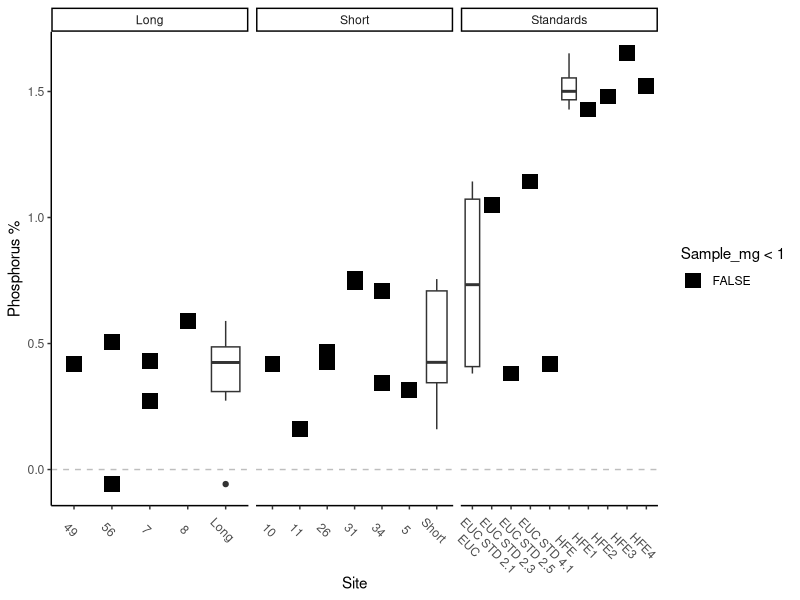
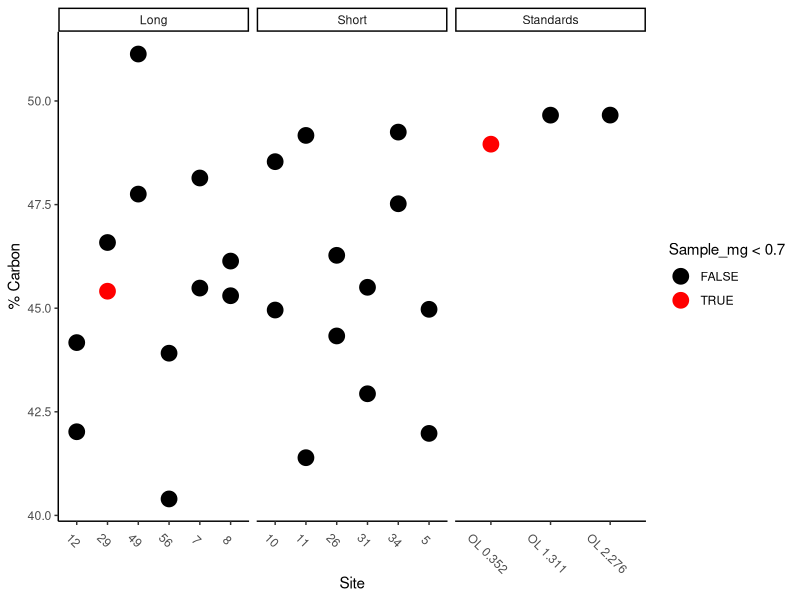
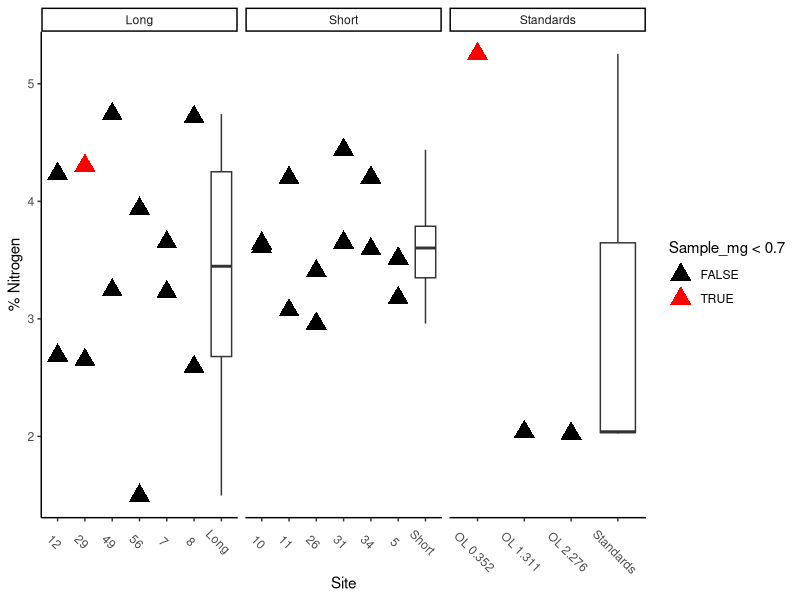
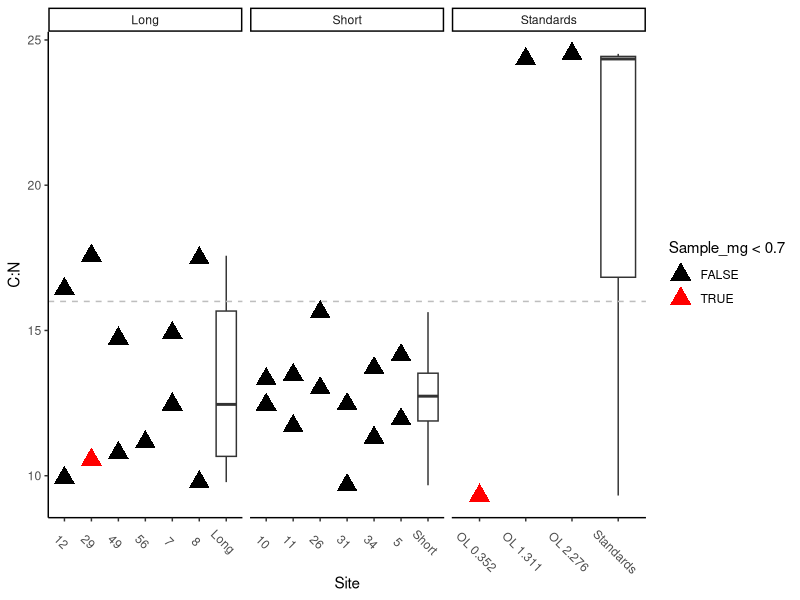
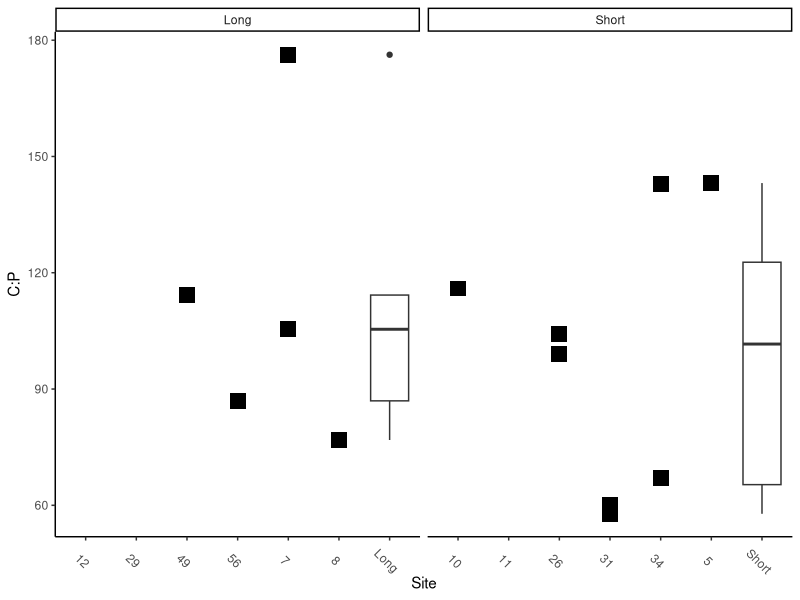
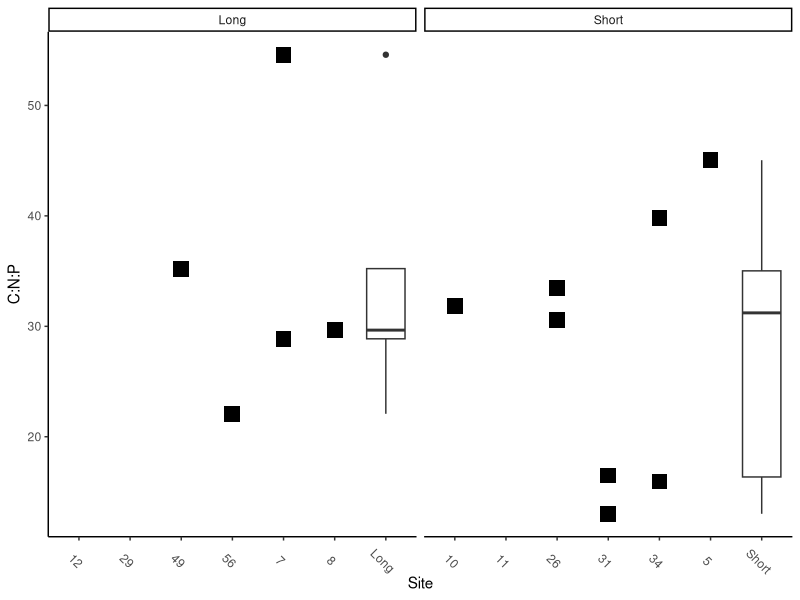

Generate these figures, in order, with R: (Note: this script raises an error after producing the figures.)
library(dplyr)
library(tidyr)
library(readr)
library(readxl)
library(ggplot2)
library(stringr)


DW_CNP <- read_excel("Raw_data/DW_subsample_DNA_CNP.xlsx")
Bag_Site<-read_excel('Processed_data/All_Bag_Site_Info.xlsx')

Manual_Calc_Total_P <- read_excel("Raw_data/Stoich/Manual Calc_Total P.xlsx", 
                                  sheet = "2nd Run")

################## Second Round###########


###### Total_P ###
  
Total_P<-Manual_Calc_Total_P%>%
    rename(Phos= `This is what I think Numbers should be`,
           Sample =`Sample ID`)%>%
    mutate( Sample = replace(Sample, row_number() %in% c(1, 5, 12), c(5.1, 10.2, 34.2)))%>%
  # left_join(First_Run%>%select(Sample, P_mg_Kg_Sol)%>% rename(First_Phos= P_mg_Kg_Sol ))%>%
   left_join(Bag_Site %>% select(Site,Transect,Fire.Interval,Fire.Severity)%>% unique()%>%
                  mutate(Sample = paste(Site, Transect, sep = "."))
               , by = 'Sample')%>%
    filter(!str_detect(Sample, 'STAND|C C|MID|BLANK'))%>%
  select(Site,Transect,Sample,Sample_mg, Fire.Interval, Fire.Severity,Percent_Phos)%>%
  mutate(Site= if_else(is.na(Site),Sample,Site),
  Fire.Interval= if_else(is.na(Fire.Interval),'Standards',Fire.Interval),
  Fire.Severity= if_else(is.na(Fire.Severity),'Standards',Fire.Severity),
  Stan_Group = ifelse(Fire.Interval == 'Standards', substr(Site, 1, 3), Fire.Interval))
  
  
Total_P%>%
  filter(Sample_mg>1)%>%
  ggplot(aes(x=Site, y=Percent_Phos) )+ 
  geom_point(aes( color = Sample_mg < 1), size = 5,shape= 'square') +
  geom_boxplot(aes(x=Stan_Group))+
  scale_color_manual(values = c("TRUE" = "red", "FALSE" = "black")) +
  facet_grid(~Fire.Interval, scales = 'free_x')+
  ylab('Phosphorus %')+
  scale_y_continuous(breaks=seq(-1.5,2,by=.5))+
  geom_hline(yintercept = 0, linetype = "dashed", color = "grey") +
  theme_classic()+
  theme(axis.text.x = element_text(angle = -45, hjust = 0.5))

#CN
Hyphae_CN <- read_excel("Raw_data/Stoich/Solomon Hyphae CN calc_11.07.24.xlsx", skip = 44)[-4,]
CN_Hyphae_ID <- read_excel("Raw_data/Stoich/CN_Hyphae.xlsx")
Bag_Site<-read_excel('Processed_data/All_Bag_Site_Info.xlsx')


CNH<-Hyphae_CN%>%
  rename(Carbon=`Sample C calc %`,
         Nitrogen = `Sample N calc %`,
         Hydrogen= `Sample H calc %`,
         Sample_mg = `Sample mg`)%>%
  left_join(CN_Hyphae_ID%>%rename(ID=Well_ID))%>%mutate(Sample=as.character(Sample))%>%
  left_join(Bag_Site %>% select(Site,Transect, Fire.Interval, Fire.Severity)%>% unique()%>%
              mutate(Sample = paste(Site, Transect, sep = ".")))%>%
  select(Site,Transect,Sample,ID, Fire.Interval, Fire.Severity,Carbon, Nitrogen,Hydrogen,Sample_mg)%>%
  mutate(Site= if_else(is.na(Site),ID,Site),
         Fire.Interval= if_else(is.na(Fire.Interval),'Standards',Fire.Interval),
         Fire.Severity= if_else(is.na(Fire.Severity),'Standards',Fire.Severity),
         C_N = Carbon/Nitrogen)



CNH%>%
  ggplot(aes(x=Site) )+ 
  geom_point(aes(y=Carbon, color = Sample_mg < .7), size = 5) +
  scale_color_manual(values = c("TRUE" = "red", "FALSE" = "black")) +
  facet_grid(~Fire.Interval, scales = 'free_x')+
  labs( y= ('% Carbon'))+
  theme_classic()+
  theme(axis.text.x = element_text(angle = -45, hjust = 0.5))


CNH%>%
  #filter(!Sample==56.2)%>%
  ggplot(aes(x=Site) )+ 
  geom_point(aes(y=Nitrogen, color = Sample_mg < .7), size = 5, shape= 'triangle') +
  geom_boxplot(aes(x=Fire.Interval, y= Nitrogen))+
  scale_color_manual(values = c("TRUE" = "red", "FALSE" = "black")) +
  facet_grid(~Fire.Interval, scales = 'free_x')+
  labs( y= ('% Nitrogen'))+
  theme_classic()+
  theme(axis.text.x = element_text(angle = -45, hjust = 0.5))

CNH%>%
  filter(Sample!='56.2'|is.na(Sample))%>%
  ggplot(aes(x=Site) )+ 
  geom_point(aes(y=C_N, color = Sample_mg < .7), size = 5, shape= 'triangle') +
  geom_boxplot(aes(x=Fire.Interval, y= C_N))+
  scale_color_manual(values = c("TRUE" = "red", "FALSE" = "black")) +
  facet_grid(~Fire.Interval, scales = 'free_x')+
  labs( y= ('C:N'))+
  geom_hline(yintercept = 16, linetype = "dashed", color = "grey") +
  theme_classic()+
  theme(axis.text.x = element_text(angle = -45, hjust = 0.5))




CNHP<-CNH%>%rename(Sample_mg_CN=Sample_mg)%>%
  full_join(Total_P%>%rename(Sample_mg_P=Sample_mg)%>%
             filter(Percent_Phos>.2),
              by=c('Site','Transect','Fire.Interval','Fire.Severity','Sample'))%>%
  mutate(  C_P = Carbon/Percent_Phos,
           C_N_P= Carbon/Nitrogen/Percent_Phos)


CNHP%>%
  filter(Sample!='56.2')%>%
  filter( !Fire.Interval=='Standards')%>%
  ggplot(aes(x=Site) )+ 
  geom_point(aes(y=C_P), size = 5, shape= 'square') +
  geom_boxplot(aes(x=Fire.Interval, y= C_P))+
  facet_grid(~Fire.Interval, scales = 'free_x')+
  labs( y= ('C:P'))+
  #geom_hline(yintercept = 0, linetype = "dashed", color = "grey") +
  theme_classic()+
  theme(axis.text.x = element_text(angle = -45, hjust = 0.5))

CNHP%>%
  filter(Sample!='56.2')%>%
  filter( !Fire.Interval=='Standards')%>%
  ggplot(aes(x=Site) )+ 
  geom_point(aes(y=C_N_P), size = 5, shape= 'square') +
  geom_boxplot(aes(x=Fire.Interval, y= C_N_P))+
  facet_grid(~Fire.Interval, scales = 'free_x')+
  labs( y= ('C:N:P'))+
  #geom_hline(yintercept = 0, linetype = "dashed", color = "grey") +
  theme_classic()+
  theme(axis.text.x = element_text(angle = -45, hjust = 0.5))



library(writexl)

write_xlsx(CNHP, path = "Raw_Data/Stoich/Stoich_Totals_Round_1.xlsx")








#Hyphal_P_1<-read_csv("Raw_data/Stoich/24-07-03 SOLOMON TKP LOT 1.csv")
#Hyphal_P_2<-read_csv("Raw_data/Stoich/24-07-03 SOLOMON TKP LOT 2.csv")[-17,]
#Hyphal_rerun<-read_csv("Raw_data/Stoich/24-07-08 SOLOMON TKP REPEAT.csv")
#First_Run<- read_excel("Processed_data/concentration_P_hyph.xlsx")

#Im not using this data, but dont want to erase the script



# #First Run
# P_weights<-DW_CNP%>%
#   select(Sample,P)%>%
#   rename(Samp_mg=P)%>%
#     mutate(Sample = replace(Sample, row_number() %in% c(1, 6, 8, 20), c(5.1, 8.2, 10.2, 34.2)))%>%
#   left_join(
#   #Hyphal_P_1
#   Hyphal_P_1%>%
#   rename(Sample='Sample ID',
#          P_mg_L_1 = 'Adj Result',
#          action = '...11',
#          Final_Dil_1= 'Manual Dil')%>%
#   mutate(Blank_1 =  mean(P_mg_L_1[Sample %in% c('2ND BLANK A','2ND BLANK B')],na.rm=T),
#          Blank_Corrected_1= P_mg_L_1-Blank_1))%>%
#   select(Sample, Blank_Corrected_1,action,Samp_mg,Final_Dil_1,P_mg_L_1)%>%
#   #Hyphal_P_2
#   left_join(Hyphal_P_2%>%
#               select(`Sample ID`, `Adj Result`,`Manual Dil`, ...11 )%>%
#   rename(Sample='Sample ID',
#          P_mg_L_2 = 'Adj Result',,
#          Final_Dil_2= 'Manual Dil')%>%
#   mutate(Blank_2 =  mean(P_mg_L_2[Sample %in% c('BLANK')],na.rm=T),
#          Blank_Corrected_2= P_mg_L_2-Blank_2))%>%
#   mutate(Blank_Corrected = coalesce(Blank_Corrected_1, Blank_Corrected_2),
#          action= coalesce(...11,action),
#          Final_Dil= coalesce(Final_Dil_1,Final_Dil_2),
#          P_mg_L = coalesce(P_mg_L_1,P_mg_L_2)) %>%
#   select(Sample,Samp_mg,Blank_Corrected,Final_Dil,action,P_mg_L)%>%
#   mutate( P_mg_Kg_Sol= (Blank_Corrected*Final_Dil*3/1000)/(Samp_mg/ 1000),
#          Uncorrected_P_mg_Kg= (P_mg_L*Final_Dil*3/1000)/(Samp_mg/ 1000))
# 


# mutate( P_mg_Kg_Sol= (Blank_Corrected*Final_Dil*3/1000)/(Samp_mg/ 1000),
#         Uncorrected_P_mg_Kg= (P_mg_L*Final_Dil*3/1000)/(Samp_mg/ 1000))

